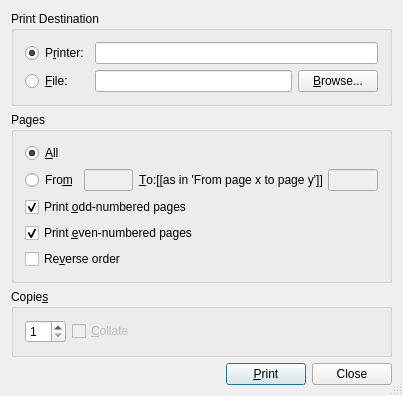
<ui version="4.0" >
 <author></author>
 <comment></comment>
 <exportmacro></exportmacro>
 <class>QPrintUi</class>
 <widget class="QDialog" name="QPrintUi" >
  <property name="geometry" >
   <rect>
    <x>0</x>
    <y>0</y>
    <width>403</width>
    <height>366</height>
   </rect>
  </property>
  <property name="windowTitle" >
   <string/>
  </property>
  <property name="sizeGripEnabled" >
   <bool>true</bool>
  </property>
  <layout class="QGridLayout" >
   <property name="margin" >
    <number>11</number>
   </property>
   <property name="spacing" >
    <number>6</number>
   </property>
   <item row="1" column="0" >
    <widget class="QGroupBox" name="ButtonGroup3" >
     <property name="title" >
      <string>Pages</string>
     </property>
     <layout class="QVBoxLayout" >
      <property name="margin" >
       <number>11</number>
      </property>
      <property name="spacing" >
       <number>6</number>
      </property>
      <item>
       <layout class="QGridLayout" >
        <property name="margin" >
         <number>0</number>
        </property>
        <property name="spacing" >
         <number>6</number>
        </property>
        <item row="1" column="1" >
         <layout class="QHBoxLayout" >
          <property name="margin" >
           <number>0</number>
          </property>
          <property name="spacing" >
           <number>6</number>
          </property>
          <item>
           <widget class="QLineEdit" name="fromED" >
            <property name="enabled" >
             <bool>false</bool>
            </property>
            <property name="toolTip" >
             <string>Page number to print from</string>
            </property>
           </widget>
          </item>
          <item>
           <widget class="QLabel" name="toLA" >
            <property name="text" >
             <string>&amp;To:[[as in 'From page x to page y']]</string>
            </property>
            <property name="buddy" >
             <cstring>toED</cstring>
            </property>
           </widget>
          </item>
          <item>
           <widget class="QLineEdit" name="toED" >
            <property name="enabled" >
             <bool>false</bool>
            </property>
            <property name="toolTip" >
             <string>Page number to print to</string>
            </property>
           </widget>
          </item>
         </layout>
        </item>
        <item row="1" column="0" >
         <widget class="QRadioButton" name="rangeRB" >
          <property name="toolTip" >
           <string>Print all pages</string>
          </property>
          <property name="text" >
           <string>Fro&amp;m</string>
          </property>
          <property name="checked" >
           <bool>false</bool>
          </property>
         </widget>
        </item>
        <item row="0" column="0" >
         <widget class="QRadioButton" name="allRB" >
          <property name="toolTip" >
           <string>Print all pages</string>
          </property>
          <property name="text" >
           <string>&amp;All</string>
          </property>
          <property name="checked" >
           <bool>true</bool>
          </property>
         </widget>
        </item>
       </layout>
      </item>
      <item>
       <widget class="QCheckBox" name="oddCB" >
        <property name="text" >
         <string>Print &amp;odd-numbered pages</string>
        </property>
        <property name="checked" >
         <bool>true</bool>
        </property>
       </widget>
      </item>
      <item>
       <widget class="QCheckBox" name="evenCB" >
        <property name="text" >
         <string>Print &amp;even-numbered pages</string>
        </property>
        <property name="checked" >
         <bool>true</bool>
        </property>
       </widget>
      </item>
      <item>
       <widget class="QCheckBox" name="reverseCB" >
        <property name="toolTip" >
         <string>Print in reverse order</string>
        </property>
        <property name="text" >
         <string>Re&amp;verse order</string>
        </property>
       </widget>
      </item>
     </layout>
    </widget>
   </item>
   <item row="2" column="0" >
    <widget class="QGroupBox" name="copiesGB" >
     <property name="title" >
      <string>Copie&amp;s</string>
     </property>
     <layout class="QHBoxLayout" >
      <property name="margin" >
       <number>11</number>
      </property>
      <property name="spacing" >
       <number>6</number>
      </property>
      <item>
       <widget class="QSpinBox" name="copiesSB" >
        <property name="toolTip" >
         <string>Number of copies</string>
        </property>
        <property name="minimum" >
         <number>1</number>
        </property>
        <property name="value" >
         <number>1</number>
        </property>
       </widget>
      </item>
      <item>
       <widget class="QCheckBox" name="collateCB" >
        <property name="enabled" >
         <bool>false</bool>
        </property>
        <property name="toolTip" >
         <string>Collate copies</string>
        </property>
        <property name="text" >
         <string>&amp;Collate</string>
        </property>
       </widget>
      </item>
      <item>
       <spacer>
        <property name="orientation" >
         <enum>Qt::Horizontal</enum>
        </property>
        <property name="sizeType" >
         <enum>QSizePolicy::Expanding</enum>
        </property>
        <property name="sizeHint" >
         <size>
          <width>20</width>
          <height>20</height>
         </size>
        </property>
       </spacer>
      </item>
     </layout>
    </widget>
   </item>
   <item row="3" column="0" >
    <layout class="QHBoxLayout" >
     <property name="margin" >
      <number>0</number>
     </property>
     <property name="spacing" >
      <number>6</number>
     </property>
     <item>
      <spacer>
       <property name="orientation" >
        <enum>Qt::Horizontal</enum>
       </property>
       <property name="sizeType" >
        <enum>QSizePolicy::Expanding</enum>
       </property>
       <property name="sizeHint" >
        <size>
         <width>20</width>
         <height>20</height>
        </size>
       </property>
      </spacer>
     </item>
     <item>
      <widget class="QPushButton" name="printPB" >
       <property name="text" >
        <string>&amp;Print</string>
       </property>
       <property name="autoDefault" >
        <bool>false</bool>
       </property>
       <property name="default" >
        <bool>true</bool>
       </property>
      </widget>
     </item>
     <item>
      <widget class="QPushButton" name="closePB" >
       <property name="text" >
        <string>Close</string>
       </property>
       <property name="autoDefault" >
        <bool>false</bool>
       </property>
       <property name="default" >
        <bool>false</bool>
       </property>
      </widget>
     </item>
    </layout>
   </item>
   <item row="0" column="0" >
    <widget class="QGroupBox" name="ButtonGroup1" >
     <property name="title" >
      <string>Print Destination</string>
     </property>
     <layout class="QGridLayout" >
      <property name="margin" >
       <number>11</number>
      </property>
      <property name="spacing" >
       <number>6</number>
      </property>
      <item row="0" column="0" >
       <widget class="QRadioButton" name="printerRB" >
        <property name="toolTip" >
         <string>Send output to the printer</string>
        </property>
        <property name="text" >
         <string>P&amp;rinter:</string>
        </property>
        <property name="checked" >
         <bool>true</bool>
        </property>
       </widget>
      </item>
      <item row="0" column="1" colspan="2" >
       <widget class="QLineEdit" name="printerED" >
        <property name="toolTip" >
         <string>Send output to the given printer</string>
        </property>
       </widget>
      </item>
      <item row="1" column="0" >
       <widget class="QRadioButton" name="fileRB" >
        <property name="toolTip" >
         <string>Send output to a file</string>
        </property>
        <property name="text" >
         <string>&amp;File:</string>
        </property>
       </widget>
      </item>
      <item row="1" column="1" >
       <widget class="QLineEdit" name="fileED" >
        <property name="enabled" >
         <bool>true</bool>
        </property>
        <property name="toolTip" >
         <string>Send output to a file</string>
        </property>
       </widget>
      </item>
      <item row="1" column="2" >
       <widget class="QPushButton" name="browsePB" >
        <property name="enabled" >
         <bool>true</bool>
        </property>
        <property name="text" >
         <string>&amp;Browse...</string>
        </property>
       </widget>
      </item>
     </layout>
    </widget>
   </item>
  </layout>
 </widget>
 <pixmapfunction></pixmapfunction>
 <includes>
  <include location="local" >qt_helpers.h</include>
 </includes>
 <tabstops>
  <tabstop>printerRB</tabstop>
  <tabstop>printerED</tabstop>
  <tabstop>fileRB</tabstop>
  <tabstop>fileED</tabstop>
  <tabstop>browsePB</tabstop>
  <tabstop>allRB</tabstop>
  <tabstop>rangeRB</tabstop>
  <tabstop>fromED</tabstop>
  <tabstop>toED</tabstop>
  <tabstop>oddCB</tabstop>
  <tabstop>evenCB</tabstop>
  <tabstop>reverseCB</tabstop>
  <tabstop>copiesSB</tabstop>
  <tabstop>collateCB</tabstop>
  <tabstop>printPB</tabstop>
  <tabstop>closePB</tabstop>
 </tabstops>
 <resources/>
 <connections>
  <connection>
   <sender>printerRB</sender>
   <signal>clicked()</signal>
   <receiver>printerED</receiver>
   <slot>setFocus()</slot>
   <hints>
    <hint type="sourcelabel" >
     <x>60</x>
     <y>56</y>
    </hint>
    <hint type="destinationlabel" >
     <x>254</x>
     <y>56</y>
    </hint>
   </hints>
  </connection>
  <connection>
   <sender>fileRB</sender>
   <signal>clicked()</signal>
   <receiver>fileED</receiver>
   <slot>setFocus()</slot>
   <hints>
    <hint type="sourcelabel" >
     <x>60</x>
     <y>91</y>
    </hint>
    <hint type="destinationlabel" >
     <x>213</x>
     <y>91</y>
    </hint>
   </hints>
  </connection>
  <connection>
   <sender>rangeRB</sender>
   <signal>clicked()</signal>
   <receiver>fromED</receiver>
   <slot>setFocus()</slot>
   <hints>
    <hint type="sourcelabel" >
     <x>55</x>
     <y>206</y>
    </hint>
    <hint type="destinationlabel" >
     <x>108</x>
     <y>206</y>
    </hint>
   </hints>
  </connection>
  <connection>
   <sender>copiesGB</sender>
   <signal>clicked()</signal>
   <receiver>copiesSB</receiver>
   <slot>setFocus()</slot>
   <hints>
    <hint type="sourcelabel" >
     <x>214</x>
     <y>373</y>
    </hint>
    <hint type="destinationlabel" >
     <x>52</x>
     <y>384</y>
    </hint>
   </hints>
  </connection>
 </connections>
</ui>
